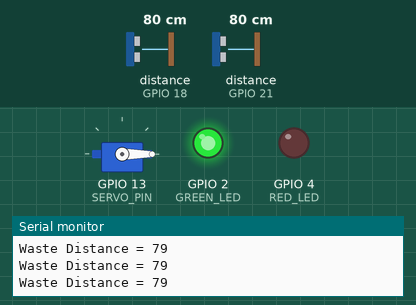
The sketch below on a simulated ESP32. Shown: servo, output pins drawn as LEDs (lit = HIGH), the last lines printed to the serial monitor. Wiring (inferred from the names in the program): 2 × ultrasonic range finder: trigger GPIO 5, echo GPIO 18 / trigger GPIO 19, echo GPIO 21. The test bench sets the inputs (shaded band); at power-on: distance to the obstacle (sensors on GPIO 21, GPIO 18) 80 cm. The echo pulse lasts 58.3 µs per cm; WiFi joins after 1.5 s; servers stay silent unless stated; pins used as bus, display or sensor lines are not drawn.

Above: at 2.7 s.
2.8 s: distance to the obstacle (sensor on GPIO 21) set to 13 cm
4.3 s: distance to the obstacle (sensor on GPIO 21) set to 10 cm
At 4.9 s:
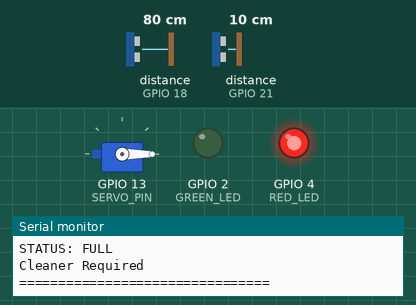
6.0 s: distance to the obstacle (sensor on GPIO 18) set to 23 cm
7.5 s: distance to the obstacle (sensor on GPIO 18) set to 18 cm
At 8.1 s:
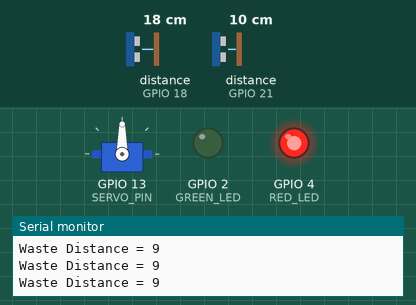
10.5 s: distance to the obstacle (sensor on GPIO 21) set to 18 cm
At 12.0 s:
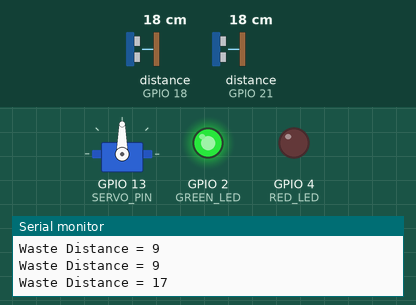
12.5 s: distance to the obstacle (sensor on GPIO 21) set to 2 cm
At 16.0 s:
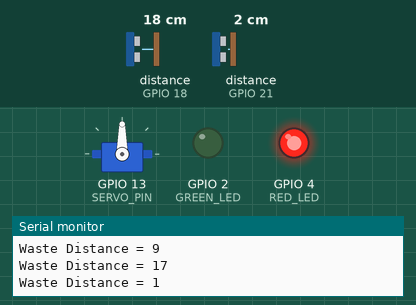
Timing chart, 0 to 16.5 s (numbered marks = the images above; inputs shaded):
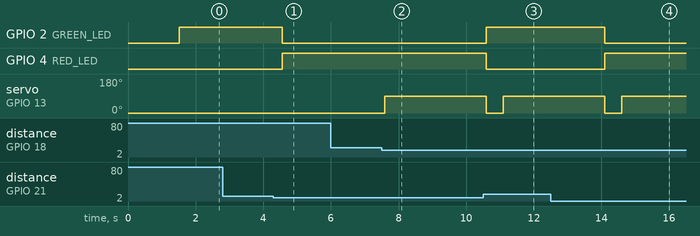

The sketch:

smart_trash_bin_with_centralised_cleaning.ino
```cpp
#include <WiFi.h>
#include <WebServer.h>
#include <ESP32Servo.h>

// ================= WIFI =================
const char* ssid = "RedmiPower";
const char* password = "";

// ================= DUSTBIN ID =================
String dustbinID = "DB-01";

// ================= PINS =================

// Human Detection Sensor
#define TRIG1 5
#define ECHO1 18

// Waste Level Sensor
#define TRIG2 19
#define ECHO2 21

// LEDs
#define GREEN_LED 2
#define RED_LED 4

// Servo
#define SERVO_PIN 13

// ================= OBJECTS =================

WebServer server(80);
Servo myServo;

// ================= VARIABLES =================

int humanDistance = 0;
int wasteDistance = 0;

String dustbinStatus = "NORMAL";
String alertMessage = "NO ALERT";

bool alertSent = false;

// =================================================
// DISTANCE FUNCTION
// =================================================

int getDistance(int trigPin, int echoPin)
{
  digitalWrite(trigPin, LOW);
  delayMicroseconds(2);

  digitalWrite(trigPin, HIGH);
  delayMicroseconds(10);

  digitalWrite(trigPin, LOW);

  long duration = pulseIn(echoPin, HIGH, 30000);

  int distance = duration * 0.034 / 2;

  if(distance <= 0 || distance > 400)
    distance = 400;

  return distance;
}

// =================================================
// WEB PAGE
// =================================================

void handleRoot()
{
  String page = "";

  page += "<html><head>";
  page += "<meta http-equiv='refresh' content='2'>";
  page += "<title>Smart Dustbin</title>";
  page += "</head><body style='font-family:Arial;text-align:center;'>";

  page += "<h1>SMART DUSTBIN</h1>";

  page += "<h2>Dustbin ID : ";
  page += dustbinID;
  page += "</h2>";

  page += "<h3>Human Distance : ";
  page += String(humanDistance);
  page += " cm</h3>";

  page += "<h3>Waste Distance : ";
  page += String(wasteDistance);
  page += " cm</h3>";

  page += "<h2>Status : ";
  page += dustbinStatus;
  page += "</h2>";

  page += "<h2>";
  page += alertMessage;
  page += "</h2>";

  page += "</body></html>";

  server.send(200, "text/html", page);
}

// =================================================
// SETUP
// =================================================

void setup()
{
  Serial.begin(115200);

  pinMode(TRIG1, OUTPUT);
  pinMode(ECHO1, INPUT);

  pinMode(TRIG2, OUTPUT);
  pinMode(ECHO2, INPUT);

  pinMode(GREEN_LED, OUTPUT);
  pinMode(RED_LED, OUTPUT);

  digitalWrite(GREEN_LED, LOW);
  digitalWrite(RED_LED, LOW);

  myServo.attach(SERVO_PIN);
  myServo.write(0);

  // WiFi
  WiFi.begin(ssid, password);

  Serial.print("Connecting");

  while (WiFi.status() != WL_CONNECTED)
  {
    delay(500);
    Serial.print(".");
  }

  Serial.println("");
  Serial.println("WiFi Connected");

  Serial.print("IP Address: ");
  Serial.println(WiFi.localIP());

  server.on("/", handleRoot);

  server.begin();

  Serial.println("Web Server Started");
}

// =================================================
// LOOP
// =================================================

void loop()
{
  server.handleClient();

  // Human Detection
  humanDistance = getDistance(TRIG1, ECHO1);

  if(humanDistance < 20)
  {
    myServo.write(90);
    delay(3000);
    myServo.write(0);
  }

  // Waste Detection
  wasteDistance = getDistance(TRIG2, ECHO2);

  Serial.print("Waste Distance = ");
  Serial.println(wasteDistance);

  if(wasteDistance > 20)
  {
    dustbinStatus = "NORMAL";

    digitalWrite(GREEN_LED, HIGH);
    digitalWrite(RED_LED, LOW);

    alertMessage = "NO ALERT";

    alertSent = false;
  }
  else if(wasteDistance > 10)
  {
    dustbinStatus = "AVERAGE";

    digitalWrite(GREEN_LED, HIGH);
    digitalWrite(RED_LED, LOW);

    alertMessage = "BIN GETTING FULL";
  }
  else
  {
    dustbinStatus = "FULL";

    digitalWrite(GREEN_LED, LOW);
    digitalWrite(RED_LED, HIGH);

    if(!alertSent)
    {
      alertMessage =
      "ALERT SENT TO HEAD OFFICE - Dustbin ID: " + dustbinID;

      Serial.println("================================");
      Serial.println("ALERT SENT TO HEAD OFFICE");
      Serial.println("Dustbin ID: " + dustbinID);
      Serial.println("STATUS: FULL");
      Serial.println("Cleaner Required");
      Serial.println("================================");

      alertSent = true;
    }
  }

  delay(500);
}
```

Measured:
- the behaviour switches between 12 and 11 cm on distance to the obstacle (sensor on GPIO 21) (found by bisection; images 0 and 1)
- the behaviour switches between 21 and 20 cm on distance to the obstacle (sensor on GPIO 18) (found by bisection; images 1 and 2)
- after the input at 4.3 s, GPIO 2 (GREEN_LED): HIGH → LOW after 0.26 s; GPIO 4 (RED_LED): LOW → HIGH after 0.26 s
- after the input at 7.5 s, servo on GPIO 13 (SERVO_PIN): 0° → 90° after 0.09 s
- after the input at 10.5 s, GPIO 2 (GREEN_LED): LOW → HIGH after 0.10 s; GPIO 4 (RED_LED): HIGH → LOW after 0.10 s
- after the input at 12.5 s, GPIO 2 (GREEN_LED): HIGH → LOW after 1.6 s; GPIO 4 (RED_LED): LOW → HIGH after 1.6 s
